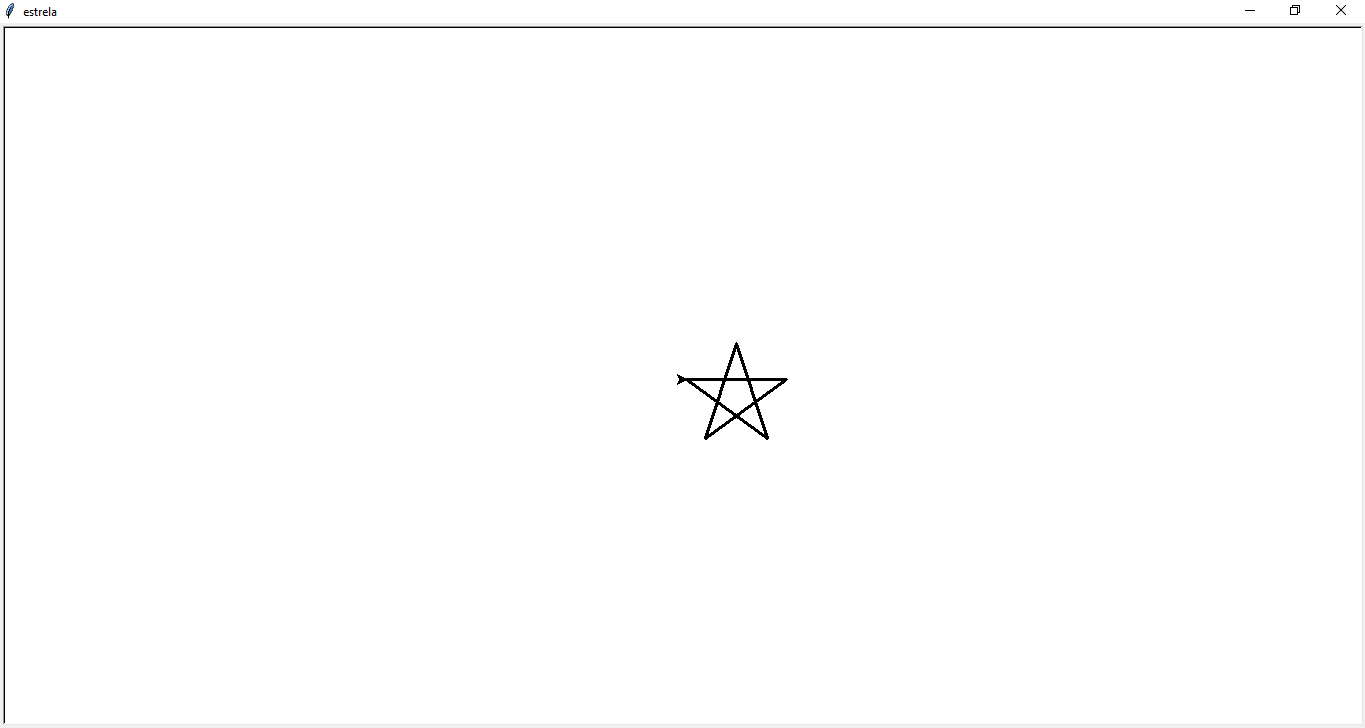

Python code for this plot:
# Felipe Martins Gomes
# Comp 20
# Exercício 4.9.9
# Programa compilado com PyCharm 2018.1.2


import turtle

def fazer_janela (cor, titulo):
    janela = turtle.Screen()
    janela.bgcolor(cor)
    janela.title(titulo)
    return janela

def desenhar_estrela (tartaruga, tamanho):
    for i in range(5):
        tartaruga.forward(tamanho)
        tartaruga.right(144)

def fazer_turtle (cor, tamanho):
    tartaruga = turtle.Turtle()
    tartaruga.color(cor)
    tartaruga.pensize(tamanho)
    return tartaruga

janela = fazer_janela("white", "estrela")
felipe = fazer_turtle("black", 3)
desenhar_estrela(felipe, 100)

janela.mainloop()
